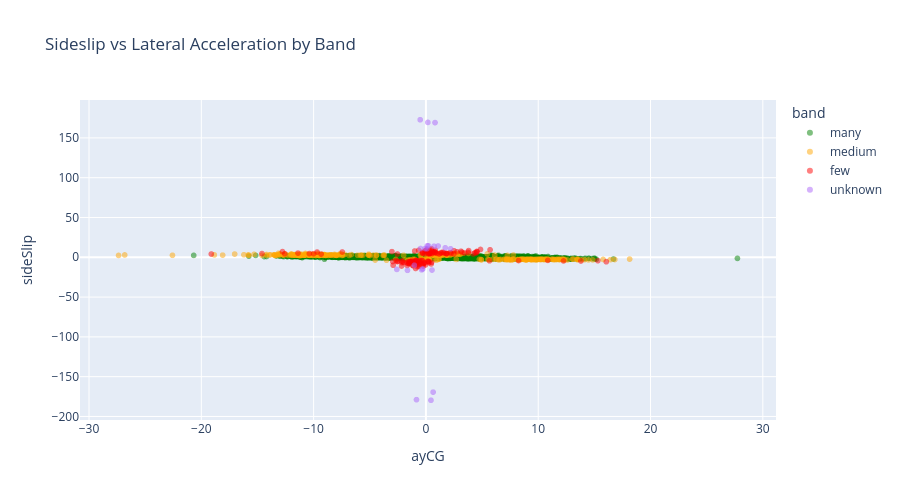

Notebook cell for this chart:
### Code cell
# Sideslip vs ayCG (lateral acceleration)
fig = px.scatter(sample_df, x='ayCG', y='sideSlip', color='band',
                 color_discrete_map={'many': 'green', 'medium': 'orange', 'few': 'red'},
                 title='Sideslip vs Lateral Acceleration by Band', opacity=0.5)
fig.update_layout(height=500)
fig.show()

### Figure 1 — Plotly figure (JSON) as saved in the notebook; plotly's stock layout.template omitted (floating-point values rounded to 4 significant figures; data arrays with more than 128 entries replaced by an {"elided": "..."} marker saying what was removed)
{"data": [{"hovertemplate": "band=many<br>ayCG=%{x}<br>sideSlip=%{y}<extra></extra>", "legendgroup": "many", "marker": {"color": "green", "opacity": 0.5, "symbol": "circle"}, "mode": "markers", "name": "many", "showlegend": true, "type": "scattergl", "x": {"elided": "9495 float values"}, "xaxis": "x", "y": {"elided": "9495 float values"}, "yaxis": "y"}, {"hovertemplate": "band=medium<br>ayCG=%{x}<br>sideSlip=%{y}<extra></extra>", "legendgroup": "medium", "marker": {"color": "orange", "opacity": 0.5, "symbol": "circle"}, "mode": "markers", "name": "medium", "showlegend": true, "type": "scattergl", "x": {"elided": "355 float values"}, "xaxis": "x", "y": {"elided": "355 float values"}, "yaxis": "y"}, {"hovertemplate": "band=few<br>ayCG=%{x}<br>sideSlip=%{y}<extra></extra>", "legendgroup": "few", "marker": {"color": "red", "opacity": 0.5, "symbol": "circle"}, "mode": "markers", "name": "few", "showlegend": true, "type": "scattergl", "x": {"elided": "129 float values"}, "xaxis": "x", "y": {"elided": "129 float values"}, "yaxis": "y"}, {"hovertemplate": "band=unknown<br>ayCG=%{x}<br>sideSlip=%{y}<extra></extra>", "legendgroup": "unknown", "marker": {"color": "#ab63fa", "opacity": 0.5, "symbol": "circle"}, "mode": "markers", "name": "unknown", "showlegend": true, "type": "scattergl", "x": [-1.03, 1.72, 0.72, -0.07, 1.09, -0.51, 0.45, 0.22, -1.64, -0.84, 0.12, 0.17, -0.28, 0.09, 0.81, -0.48, -2.59, 0.54, -0.38, 0.64, 2.2], "xaxis": "x", "y": [-10.05, 11.89, 13.86, 11.01, 14.19, 172.8, -179.6, 14.36, -16.4, -178.9, 14.44, 169.5, -14.62, 10.71, 169.2, 11.05, -15.21, -16.01, -15.77, -169.4, 10.66], "yaxis": "y"}], "layout": {"height": 500, "legend": {"title": {"text": "band"}, "tracegroupgap": 0}, "title": {"text": "Sideslip vs Lateral Acceleration by Band"}, "xaxis": {"anchor": "y", "domain": [0, 1], "title": {"text": "ayCG"}}, "yaxis": {"anchor": "x", "domain": [0, 1], "title": {"text": "sideSlip"}}}}
